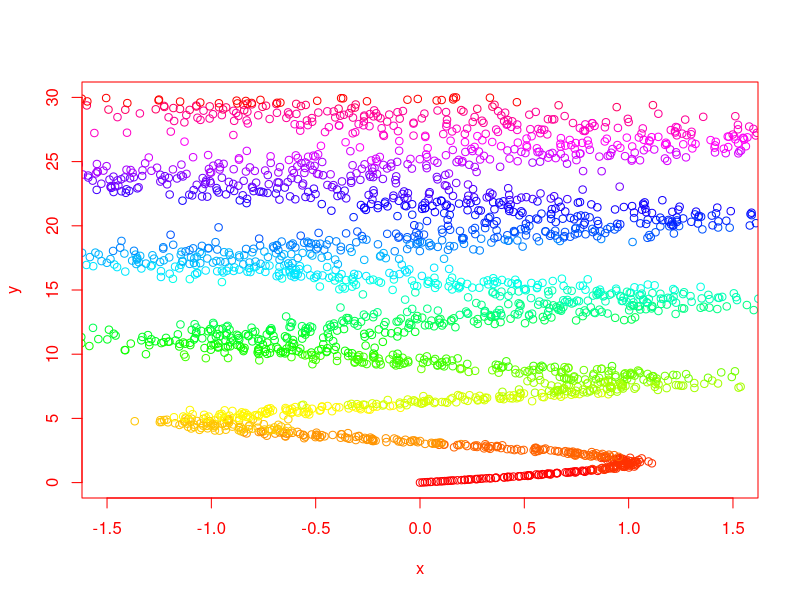
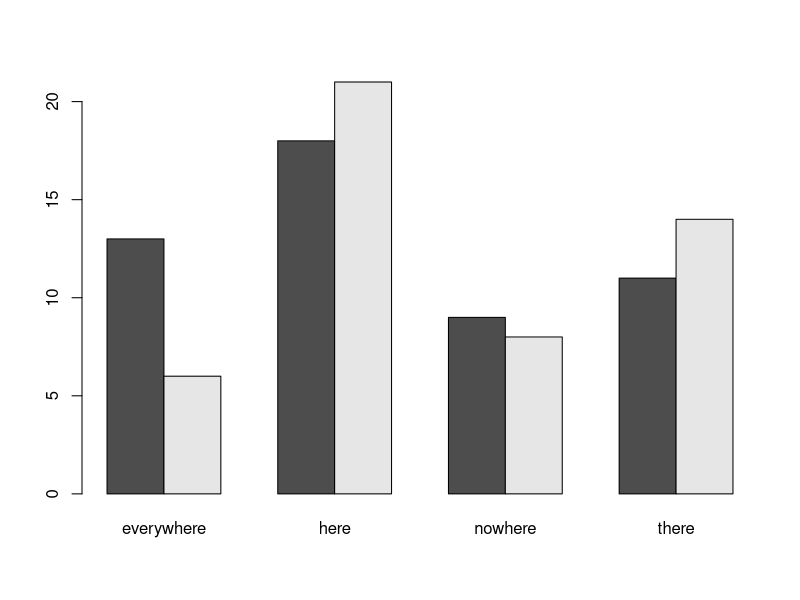
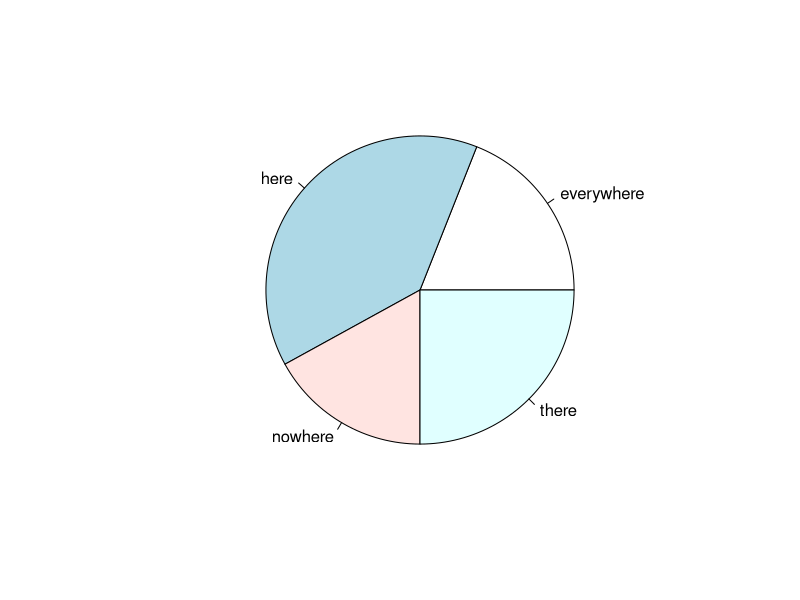
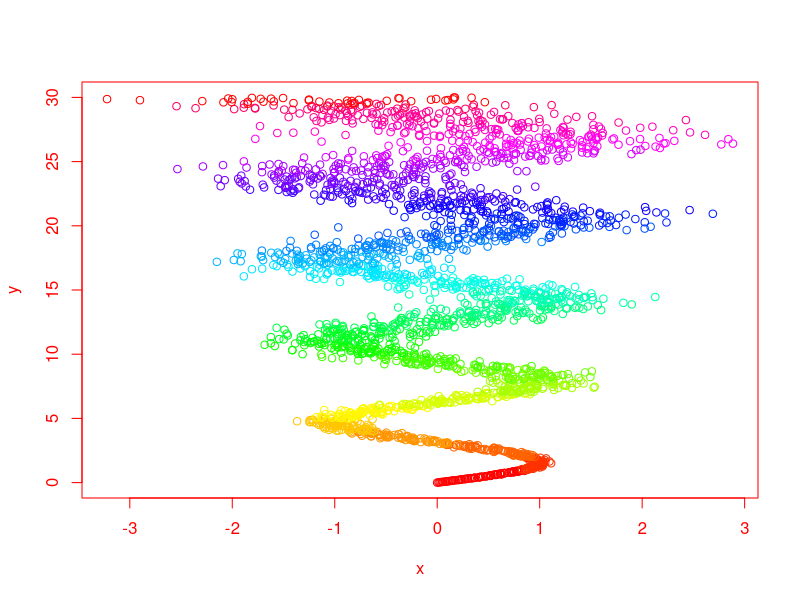

These figures' R source, in order:
# ---- Week 5: Illustrator & Plots! ----
# Authors: Jason Reilly & Jeff Hemlsey
#
library(ggplot2)

# ---- We're throwing together some very basic plots now ----
n <- 2500
y <- seq(0,30, length.out =  n)
x <- sin(y) + (rnorm(n, mean = 0, sd = .15) * (.2 * y))
my.col <- rainbow(31)

# par(xpd = NA)
plot(x, y, xlim = c(-1.5, 1.5)
     , col.lab = "red", col.axis = "red", fg = "red"
     , col = my.col[round(y, 0)])


n2 <- 100
A <- sample(c("here", "there", "nowhere", "everywhere"), size = n2, prob = c(35, 30, 20, 15), replace = T)
B <- sample(c("now", "later"), size = n2, prob = c(45, 55), replace = T)

barplot(table(B,A), beside = TRUE)


pie(table(A))




plot(x, y
     , col.lab = "red", col.axis = "red", fg = "red"
     , col = my.col[round(y, 0)])
